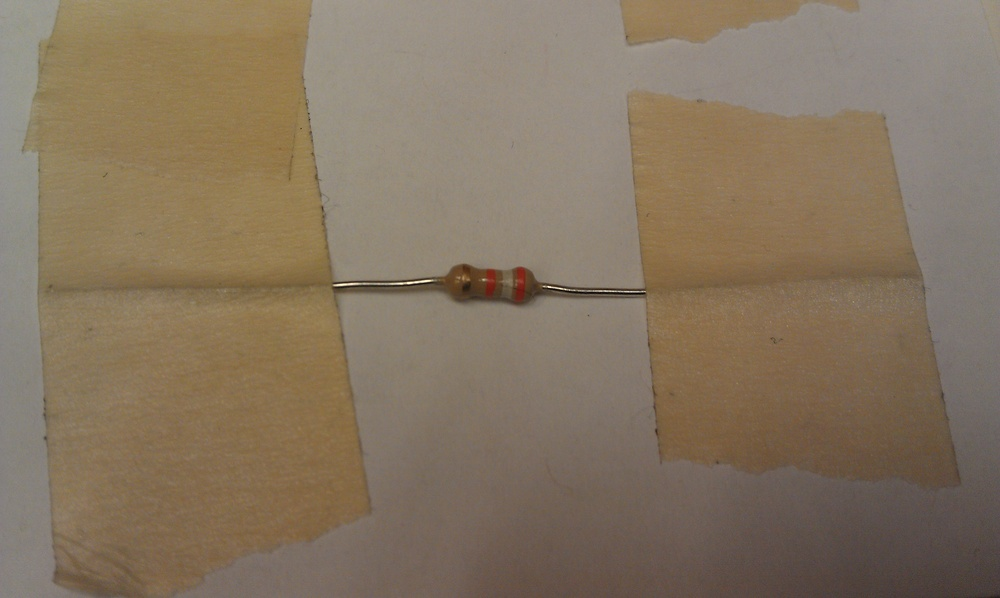
#> input picture IMAG1003.jpg, 1000 x 598 px, shrunk from 3264 x 1952 before the run, given in place of picture1.jpg, which was not available
$ python image_to_color_bands.py   (Python 2 division)   (older library calls are emulated)
#> lines starting #> are read from the running program, lines starting #| are printed output that depends on the picture; after the words box and inside, x2 and y2 are one past the last pixel; in counts of white or black regions, pixels touching at a corner belong together; long printed decimals are rounded; pictures that were not available may be replaced by others from this repository, and a replacement may not be noted
### crop_image.py
import numpy as np
import cv2
import math
#import matplotlib.pyplot as plt

def helper_get_nonwhite(column):

        sumPix = 0

        for pix in column:
                #print pix
                if pix[0] != 255 and pix[1] != 255 and pix[2] != 255:
                        sumPix += 1
        return sumPix

# [38 lines left out: function crop_image_2, not called in this run]

def crop_image(image_name):
        im = cv2.imread(image_name+'.jpg')
        offset = 400
         # top_row = offset
        im_height = len(im)
        im_width = len(im[0])
         # bottom_row = im_height - offset # math.floor(im_height - offset/2)
        start_col = offset
        end_col = im_width - offset

         # im = np.array(im[top_row:bottom_row])
        im = np.array([col[start_col:end_col] for col in im])

        print "before: " + str(im_height) + " after: " + str(len(im))
        print "after: " + str(im_width) + " after: " + str(len(im[0]))

        imgray = cv2.imread(image_name+'.jpg', cv2.CV_LOAD_IMAGE_GRAYSCALE)
        imgray = np.array([col[start_col:end_col] for col in imgray])

        cv2.imwrite(image_name + "gray.jpg", imgray)

        # imgray = cv2.cvtColor(im,cv2.COLOR_BGR2GRAY)
        ret,thresh = cv2.threshold(imgray,127,255,0)
    #print np.median(imgray)
        contours, hierarchy = cv2.findContours(thresh,cv2.RETR_EXTERNAL,cv2.CHAIN_APPROX_SIMPLE)

        variances = []
        long_contours = []

        for cnt in contours:
                if len(cnt)>100:
                        long_contours.append(cnt)

                        #print cnt
                        cv2.drawContours(im, [cnt], -1, (255,255,255),-1)
        cv2.drawContours(im, [cnt], -1, (255,255,255),-1)

        #cv2.drawContours(im, [long_contours[index]], -1, (255,255,255),3)

        cv2.imwrite(image_name+'G.jpg', im)

        row_vars = []
        for i in range(len(im)):
                row_vars.append(np.var(im[i]))
        #print row_vars
        #print np.median(row_vars)

        top_row = -1
        row_offset = 200
        threshold = 2*np.median(row_vars)
        # assume that top of resistor is at least 10 pixels in
        for i in range(row_offset, len(im)):
                # if row variance is high enough, remember
                if row_vars[i] > threshold:
                        top_row = i
                        break
        bottom_row = -1
        # same assumption here with bottom
        for i in reversed(range(1, len(im)-row_offset)):
                if row_vars[i] > threshold:
                        bottom_row = i
                        break

        #print top_row
        #print bottom_row
        cropped_im = np.array(im[top_row:bottom_row])

# [19 lines of commented-out code are left out]


        col_offset = 0
        #column means
        col_counts = []
        for i in range(col_offset,len(im[0])-col_offset):
                col_counts.append(helper_get_nonwhite([row[i] for row in cropped_im]))
                # [4 lines of commented-out code are left out]


        minMean =  np.min(col_counts)
        maxMean =  np.max(col_counts)
        #col_threshold = (minMean + maxMean)/2
        col_threshold = minMean + np.std(col_counts)

        print minMean
        print maxMean
        print np.std(col_counts)
        print col_counts
        print col_threshold
        #print col_means
        #print col_means
        #print col_threshold

        left_col = -1
        right_col = -1
        for i in range(5, len(col_counts)):
                if col_counts[i]>col_threshold:
                        left_col = i + 10
                        break
        for i in reversed(range(len(col_counts)-5)):
                if col_counts[i]>col_threshold:
                        right_col = i - 10
                        break
        print left_col
        print right_col


        cropped_im = np.array([col[left_col:right_col] for col in cropped_im])


        # crop by row again except by median
        row_medians = []
        for i in range(len(cropped_im)):
                row_medians.append(np.median(cropped_im[i]))

        top_row = -1
        threshold = 250
        # assume that top of resistor is at least 10 pixels in
        for i in range(0, len(cropped_im)):
                # if row variance is high enough, remember
                if row_medians[i] < threshold:
                        top_row = i
                        break
        bottom_row = -1
        # same assumption here with bottom
        for i in reversed(range(len(cropped_im))):
                if row_medians[i] < threshold:
                        bottom_row = i
                        break

        #print top_row
        #print bottom_row
        cropped_im = np.array(cropped_im[top_row:bottom_row])

        cv2.imwrite(image_name+'_cropped.jpg', cropped_im)

crop_image('picture1')
#> in crop_image, im is the input picture: shape (598, 1000, 3); mean B, G, R 96.1, 116.5, 132.8
#> in crop_image, `im_height = len(im)`: im_height = 598
#> in crop_image, `im_width = len(im[0])`: im_width = 1000
#> in crop_image, `end_col = im_width - offset`: end_col = 600
#| before: 598 after: 598
#| after: 1000 after: 200
#> in crop_image, `ret,thresh = cv2.threshold(imgray,127,255,0)`:
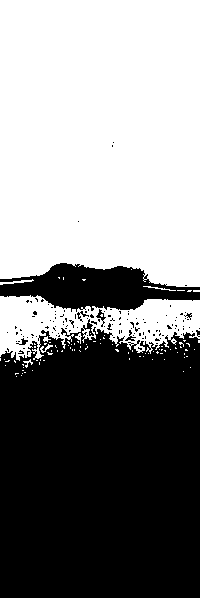
#> thresh: shape (598, 200); 52.3% white; 129 black regions (122 under 20 px)
#> in crop_image, `contours, hierarchy = cv2.findContours(thresh,cv2.RETR_EXTERNAL,cv2.CH..`: contours = 92 contours, 88 with area under 20; largest, box (x1, y1, x2, y2) and area: (0, 0, 200, 287) 54393, (0, 295, 200, 361) 7317, (0, 279, 34, 285) 39, (40, 344, 53, 353) 23
#> the loop in crop_image, `for cnt in contours:` made 92 passes
#> cnt on passes 1 to 12: [[16, 376]], [[21, 375]], [[22, 373]], [[15, 373], [15, 374], [16, 373], [18, 373]], [[24, 372], [25, 372]], [[183, 371]], [[32, 370]], [[22, 370], [23, 370]], [[190, 367]], [[23, 367]], [[5, 365]], [[22, 364], [23, 365], [23, 364]]
#> after the loop in crop_image, `for cnt in contours:`: long_contours = 2 contours; box (x1, y1, x2, y2) and area: (0, 0, 200, 287) 54393, (0, 295, 200, 361) 7317
#> after the loop in crop_image, `for i in range(len(im)):`: row_vars = 598 values, max 8468.2 at index 272, min 0 at index 0, mean 615
#> in crop_image, `threshold = 2*np.median(row_vars)`: threshold = 242.2
#> the loop in crop_image, `for i in range(row_offset, len(im)):` made 64 passes
#> top_row on pass 64: 263
#> the loop in crop_image, `for i in reversed(range(1, len(im)-row_offset)):` made 39 passes
#> (i, bottom_row) on pass 39: (359, 359)
#> i on passes 1 to 6: 397, 396, 395, 394, 393, 392
#> after the loop in crop_image, `for i in range(col_offset,len(im[0])-col_offset):`: col_counts = 200 values, max 74 at index 81, min 18 at index 0, mean 45.35
#> in crop_image, `minMean =  np.min(col_counts)`: minMean = 18
#> in crop_image, `maxMean =  np.max(col_counts)`: maxMean = 74
#> in crop_image, `col_threshold = minMean + np.std(col_counts)`: col_threshold = 35.19
#| 18
#| 74
#| 17.194
#> (printed output is left out)
#| 35.194
#> the loop in crop_image, `for i in range(5, len(col_counts)):` made 36 passes
#> left_col on pass 36: 50
#> the loop in crop_image, `for i in reversed(range(len(col_counts)-5)):` made 1 pass
#> (i, right_col) on pass 1: (194, 184)
#| 50
#| 184
#> the loop in crop_image, `for i in range(len(cropped_im)):` made 96 passes
#> after the loop in crop_image, `for i in range(len(cropped_im)):`: row_medians = 96 values, max 255 at index 0, min 56 at index 25, mean 161.7
#> the loop in crop_image, `for i in range(0, len(cropped_im)):` made 6 passes
#> top_row on pass 6: 5
#> the loop in crop_image, `for i in reversed(range(len(cropped_im))):` made 1 pass
#> (i, bottom_row) on pass 1: (95, 95)
        # [39 lines of commented-out code are left out]

### detect_shapes.py
import numpy as np
import cv2
import Image, cv
import matplotlib.pyplot as plt
# from smooth import smooth
import math
from color_classification import avg_img_color_np, min_distance_index
from colors import color_names

# [45 lines left out: functions x_var_filter, sum_y_and_thresh, cuts_cross_threshold, not called in this run]

# First pass band ids
def band_ids_first_pass(x_cuts, img_height, img):
	band_ids = {}

	top_row = 0
	bottom_row = img_height - 1
	num_vert_sections = 15

	for i in range(0, len(x_cuts) - 1):
		start_x = x_cuts[i]
		end_x = x_cuts[i+1]
		cropped_im = np.array(img[top_row:bottom_row])
		cropped_im = np.array([col[start_x:end_x] for col in cropped_im])

		avg_color = avg_img_color_np(cropped_im)

		min_dist_i = min_distance_index(avg_color)
		band_ids[i] = (min_dist_i, start_x, end_x) #.put(i, (min_dist_i, start_x, end_x))
		# print "Start_x:" + str(start_x) + "\t End_x:"+str(end_x)+ "\t" + color_names[min_dist_i]
	return band_ids

# Second pass band ids
def band_ids_second_pass(band_ids, img_height, img):
	x_cuts_2 = []
	top_row = 0
	bottom_row = img_height - 1
	BGD = 10
	# Find cuts for from bgd to nbgd and nbgd to bgd
	for i in range(0, len(band_ids.keys()) - 1):
			if band_ids[i][0] == BGD and band_ids[i+1][0] != BGD:
				x_cuts_2.append(band_ids[i][2])
			elif band_ids[i][0] != BGD and band_ids[i+1][0] == BGD:
				x_cuts_2.append(band_ids[i+1][1])

	band_ids_2 = {}

	for i in range(0, len(x_cuts_2) - 1):
		start_x = x_cuts_2[i]
		end_x = x_cuts_2[i+1]
		cropped_im = np.array(img[top_row:bottom_row])
		cropped_im = np.array([col[start_x:end_x] for col in cropped_im])

		avg_color = avg_img_color_np(cropped_im)

		min_dist_i = min_distance_index(avg_color)
		band_ids_2[i] = (min_dist_i, start_x, end_x) #.put(i, (min_dist_i, start_x, end_x))
		# band_ids.append(min_dist_i)
		print "Start_x:" + str(start_x) + "\t End_x:"+str(end_x)+ "\t" + color_names[min_dist_i]
	return band_ids_2


def cropped_img_to_colors(f):
	# Read in image
	print f
	img = cv2.imread(f)
	print type(img)
	# Sharpen the image (unsharpen mask)
	blur = cv2.blur(img, (7,1))
	# [7 lines of commented-out code are left out]
	img_width = len(img[0])
	img_height = len(img)

	# thresh = cv2.Canny(gray, 30, 75)
	# thresh_y_bin = sum_y_and_thresh(thresh, img_width, img_height)
	# x_cuts = cuts_cross_threshold(thresh_y_bin, img_width)

	num_cuts = 60
	x_cuts = []
	for i in range(0, num_cuts):
		x_cuts.append(math.floor(i * img_width / num_cuts ))

	band_ids = band_ids_first_pass(x_cuts, img_height, img)
	band_ids_2 = band_ids_second_pass(band_ids, img_height, img)

	colors = []
	BGD = 10
	for i in range(0, len(band_ids_2.keys())):
		if band_ids_2[i][0] != BGD:
			colors.append(band_ids_2[i][0])

	print len(colors)
	# Handle if you don't find the correct number of bands
	if len(colors) > 3:
		return colors[0:3]
	elif len(colors) == 3:
		return colors
	elif len(colors) == 2:
		colors.append(colors[1])
		return colors
	elif len(colors) == 1:
		colors.append(colors[0])
		colors.append(colors[0])
		return colors
	else:
		return [0, 0, 0]

	return colors

# f = 'test_res/resr4.jpg'
# print cropped_img_to_colors(f)

# contours, hierarchy = cv2.findContours(thresh, cv2.RETR_TREE, cv2.CHAIN_APPROX_SIMPLE)
#
#
# colors = [(255,0,0),
# (0, 255, 0),
# (0, 0, 255),
# (255, 255, 0),
# (0, 255, 255),
# (255, 0, 255)]
#
# """
# # Find the longest contour
#
# longest = []
# for cnt in contours:
# 	if len(cnt) > len(longest):
# 		longest = cnt
#
# # Draw the longest contour on the image
# #cv2.drawContours(img, [longest], 0, colors[0], 3)
# """
#
# # Only allow contours greater than 25
# contours = filter(lambda x: len(x) > 25, contours)
#
# # Remove contours with greater x variance
# contours = filter(x_var_filter, contours)
#
# x_means = []
#
#
# x_mean_thresh = img_width * 0.03
# # Pair all of the x means for each contour with the contour
# # Filter out contours that are too close
# for new_cnt in contours:
# 	new_mean = np.mean(new_cnt, 0)[0][0]
#
# 	flagged = False
# 	for x_mean, cnt  in x_means:
# 		if abs(x_mean - new_mean) < x_mean_thresh:
# 			flagged = True
#
# 	if not flagged:
# 		x_means += [(new_mean, new_cnt)]
#
# filtered_contours = [ cnt for mean, cnt in x_means]
#
#
# for index, cnt in enumerate(filtered_contours):
# 	# Approximate each contour
#     approx = cv2.approxPolyDP(cnt, 0.1 * cv2.arcLength(cnt,True), True)
#     #print 'len(approx):', len(approx)
#
#     #cv2.drawContours(img, [cnt], 0, colors[index % 6], 3)
#
#     cv2.drawContours(img, [approx], 0, colors[index % 6], 5)
#
#
# cv2.imshow('img',img)
#cv2.imshow('gray', gray)


# cv2.waitKey(0)
# cv2.destroyAllWindows()

### color_classification.py
#!/usr/bin/env python2.7

from colors import color_names, colors
import cv
import math
import os
import fnmatch
import numpy as np

# Distance formula between two colors
def distance(a, b):
	return math.sqrt((a[0] - b[0])**2 + (a[1] - b[1])**2 + (a[2] - b[2])**2)

# Minimum distance between a tuple for a color and color classifications
def min_distance_index(color_in):
	distances = [];
	for i in range(0, len(colors)):
		distances.append(distance(color_in, colors[i]))
	return min_index(distances)

def min_index(arr):
	index = 0
	min_val = arr[0]
	for i in range(1, len(arr)):
		if arr[i] < min_val:
			index = i
			min_val = arr[i]
	return index

def avg_img_color_np(img_mat):
	sum_r = 0
	sum_g = 0
	sum_b = 0
	r_values = []
	g_values = []
	b_values = []
	height = len(img_mat) # height
	width = len(img_mat[0]) # width
	num_non_dropped = 0

	for r in range(0, height):
		for c in range(0, width):
			 sum_r += img_mat[r, c][2]
			 sum_g += img_mat[r, c][1]
			 sum_b += img_mat[r, c][0]
			 if(img_mat[r, c][2] < 255
				 and img_mat[r, c][1] < 255
				 and img_mat[r, c][0] < 255):
				 r_values.append(img_mat[r, c][2])
				 g_values.append(img_mat[r, c][1])
				 b_values.append(img_mat[r, c][0])
				 num_non_dropped = num_non_dropped + 1
	if num_non_dropped >= 0.2 * height * width:
		return (np.median(r_values), np.median(g_values), np.median(b_values))
	else: # return bgd
		return colors[10]

# [27 lines left out: function avg_img_color, not called in this run]

### image_to_color_bands.py
#!/usr/bin/env python2.7

from detect_shapes import cropped_img_to_colors
from crop_image import crop_image_2, crop_image

def image_to_color_bands(image_name):
	# crop image
	crop_image(image_name)
#> call 2 of crop_image, with image_name = 'picture0'
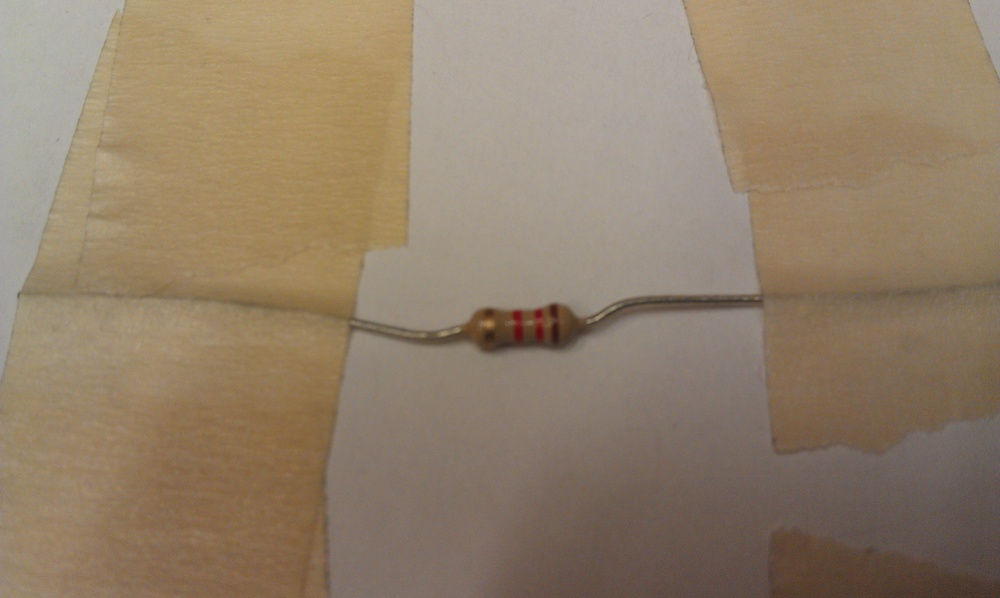
#> input picture IMAG1004.jpg, 1000 x 598 px, shrunk from 3264 x 1952 before the run, given in place of picture0.jpg, which was not available
#> in crop_image, im is the input picture: shape (598, 1000, 3); mean B, G, R 105.7, 127.3, 145.3
#| before: 598 after: 598
#| after: 1000 after: 200
#> in crop_image (call 2), `ret,thresh = cv2.threshold(imgray,127,255,0)`: thresh: shape (598, 200); 59.9% white; 112 black regions (105 under 20 px)
#> in crop_image (call 2), `contours, hierarchy = cv2.findContours(thresh,cv2.RETR_EXTERNAL,cv2.CH..`: contours = 74 contours, 72 with area under 20; largest, box (x1, y1, x2, y2) and area: (0, 0, 200, 330) 62468, (0, 337, 200, 413) 8423
#> the loop in crop_image (call 2), `for cnt in contours:` made 74 passes
#> cnt on passes 1 to 12: [[138, 416]], [[71, 416]], [[21, 415], [22, 415]], [[120, 414]], [[40, 413]], [[124, 412]], [[64, 412]], [[54, 412]], [[18, 412]], [[97, 411]], [[80, 411], [80, 412]], [[176, 410]]
#> after the loop in crop_image (call 2), `for cnt in contours:`:
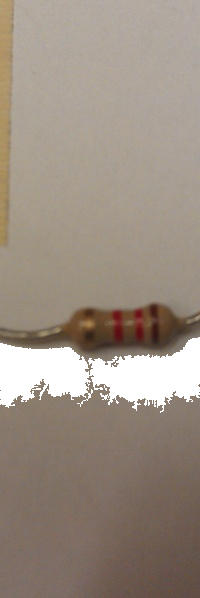
#> im: shape (598, 200, 3); mean B, G, R 131.2, 143.1, 155.6
#> after the loop in crop_image (call 2), `for cnt in contours:`: long_contours = 1 contour; box (x1, y1, x2, y2) and area: (0, 337, 200, 413) 8423
#> in crop_image (call 2), `cv2.drawContours(im, [cnt], -1, (255,255,255),-1)`:
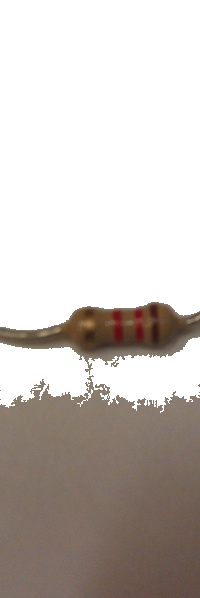
#> im: shape (598, 200, 3); mean B, G, R 189.9, 194.6, 201.6
#> after the loop in crop_image (call 2), `for i in range(len(im)):`: row_vars = 598 values, max 8819.1 at index 313, min 0 at index 0, mean 638
#> in crop_image (call 2), `threshold = 2*np.median(row_vars)`: threshold = 0
#> the loop in crop_image (call 2), `for i in range(row_offset, len(im)):` made 103 passes
#> top_row on pass 103: 302
#> the loop in crop_image (call 2), `for i in reversed(range(1, len(im)-row_offset)):` made 1 pass
#> (i, bottom_row) on pass 1: (397, 397)
#> in crop_image (call 2), `cropped_im = np.array(im[top_row:bottom_row])`:
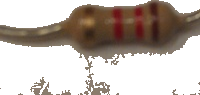
#> cropped_im: shape (95, 200, 3); mean B, G, R 175.2, 182.3, 192.2
#> after the loop in crop_image (call 2), `for i in range(col_offset,len(im[0])-col_offset):`: col_counts = 200 values, max 75 at index 89, min 16 at index 1, mean 39.81
#> in crop_image (call 2), `minMean =  np.min(col_counts)`: minMean = 16
#> in crop_image (call 2), `maxMean =  np.max(col_counts)`: maxMean = 75
#> in crop_image (call 2), `col_threshold = minMean + np.std(col_counts)`: col_threshold = 31.81
#| 16
#| 75
#| 15.813
#> (printed output is left out)
#| 31.813
#> the loop in crop_image (call 2), `for i in range(5, len(col_counts)):` made 38 passes
#> left_col on pass 38: 52
#> the loop in crop_image (call 2), `for i in reversed(range(len(col_counts)-5)):` made 11 passes
#> (i, right_col) on pass 11: (184, 174)
#> i on passes 1 to 6: 194, 193, 192, 191, 190, 189
#| 52
#| 174
#> in crop_image (call 2), `cropped_im = np.array([col[left_col:right_col] for col in cropped_im])`:
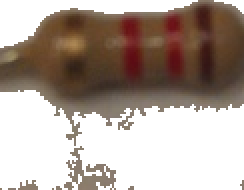
#> cropped_im: shape (95, 122, 3) (shown 2 times larger); mean B, G, R 153.3, 162.2, 176
#> the loop in crop_image (call 2), `for i in range(len(cropped_im)):` made 95 passes
#> after the loop in crop_image (call 2), `for i in range(len(cropped_im)):`: row_medians = 95 values, max 255 at index 0, min 54 at index 34, mean 165.5
#> the loop in crop_image (call 2), `for i in range(0, len(cropped_im)):` made 7 passes
#> top_row on pass 7: 6
#> the loop in crop_image (call 2), `for i in reversed(range(len(cropped_im))):` made 42 passes
#> (i, bottom_row) on pass 42: (53, 53)
#> i on passes 1 to 6: 94, 93, 92, 91, 90, 89
	# cropped image name
	cropped_filename = image_name + "_cropped.jpg"
	# identify color bands
	color_ids = cropped_img_to_colors(cropped_filename)
#| <class 'numpy.ndarray'>
#> in cropped_img_to_colors, `img_width = len(img[0])`: img_width = 122
#> in cropped_img_to_colors, `img_height = len(img)`: img_height = 47
#> after the loop in cropped_img_to_colors, `for i in range(0, num_cuts):`: x_cuts = 60 values from 0 to 119
#> in band_ids_first_pass, `bottom_row = img_height - 1`: bottom_row = 46
#> the loop in band_ids_first_pass, `for i in range(0, len(x_cuts) - 1):` made 59 passes
#> (start_x, end_x, width in avg_img_color_np, avg_color, min_dist_i) on passes 1 to 12: (0, 2, 2, (113.5, 99, 81), 10), (2, 4, 2, (115, 101.5, 84), 10), (4, 6, 2, (116.5, 104, 87), 10), (6, 8, 2, (114, 102, 82), 10), (8, 10, 2, (113, 93.5, 72.5), 10), (10, 12, 2, (110, 84, 62), 10), (12, 14, 2, (110, 81, 57), 10), (14, 16, 2, (108, 80.5, 55), 10), (16, 18, 2, (104, 76, 52), 10), (18, 20, 2, (109, 82, 55), 10), (20, 22, 2, (109, 80, 54), 10), (22, 24, 2, (111, 77.5, 50), 4)
#> (start_x, end_x) on pass 46: (91, 93)
#> the loop in band_ids_second_pass, `for i in range(0, len(band_ids.keys()) - 1):` made 58 passes
#> the loop in band_ids_second_pass, `for i in range(0, len(x_cuts_2) - 1):` made 6 passes
#| Start_x:22	 End_x:28	yellow
#| Start_x:28	 End_x:30	bgd
#| Start_x:30	 End_x:52	brown
#| Start_x:52	 End_x:56	bgd
#| Start_x:56	 End_x:109	brown
#| Start_x:109	 End_x:115	bgd
#> pass 3, in band_ids_second_pass, `cropped_im = np.array([col[start_x:end_x] for col in cropped_im])`:
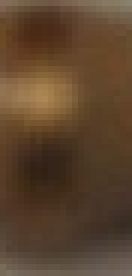
#> cropped_im: shape (46, 22, 3) (shown 6 times larger); mean B, G, R 46, 68.4, 92.8
#> the loop in cropped_img_to_colors, `for i in range(0, len(band_ids_2.keys())):` made 6 passes
#| 3
	return color_ids

print image_to_color_bands("picture0")

# [8 lines of commented-out code are left out]
